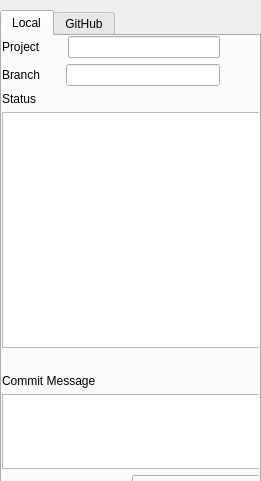
<?xml version="1.0" encoding="UTF-8"?>
<ui version="4.0">
 <class>Form</class>
 <widget class="QWidget" name="Form">
  <property name="geometry">
   <rect>
    <x>0</x>
    <y>0</y>
    <width>261</width>
    <height>481</height>
   </rect>
  </property>
  <property name="sizePolicy">
   <sizepolicy hsizetype="Preferred" vsizetype="Fixed">
    <horstretch>0</horstretch>
    <verstretch>0</verstretch>
   </sizepolicy>
  </property>
  <property name="minimumSize">
   <size>
    <width>0</width>
    <height>481</height>
   </size>
  </property>
  <property name="windowTitle">
   <string>Form</string>
  </property>
  <widget class="QTabWidget" name="GitHub">
   <property name="geometry">
    <rect>
     <x>0</x>
     <y>10</y>
     <width>261</width>
     <height>481</height>
    </rect>
   </property>
   <property name="sizePolicy">
    <sizepolicy hsizetype="Expanding" vsizetype="Fixed">
     <horstretch>0</horstretch>
     <verstretch>0</verstretch>
    </sizepolicy>
   </property>
   <property name="minimumSize">
    <size>
     <width>0</width>
     <height>481</height>
    </size>
   </property>
   <property name="tabPosition">
    <enum>QTabWidget::North</enum>
   </property>
   <property name="tabShape">
    <enum>QTabWidget::Rounded</enum>
   </property>
   <property name="currentIndex">
    <number>0</number>
   </property>
   <widget class="QWidget" name="local">
    <attribute name="title">
     <string>Local</string>
    </attribute>
    <widget class="QWidget" name="layoutWidget">
     <property name="geometry">
      <rect>
       <x>0</x>
       <y>0</y>
       <width>258</width>
       <height>851</height>
      </rect>
     </property>
     <layout class="QVBoxLayout" name="verticalLayout">
      <item>
       <layout class="QHBoxLayout" name="ProjectHLayout">
        <item>
         <widget class="QLabel" name="ProjectLabel">
          <property name="text">
           <string>Project</string>
          </property>
          <property name="buddy">
           <cstring>lineEdit</cstring>
          </property>
         </widget>
        </item>
        <item>
         <spacer name="horizontalSpacer_7">
          <property name="orientation">
           <enum>Qt::Horizontal</enum>
          </property>
          <property name="sizeType">
           <enum>QSizePolicy::Fixed</enum>
          </property>
          <property name="sizeHint" stdset="0">
           <size>
            <width>21</width>
            <height>20</height>
           </size>
          </property>
         </spacer>
        </item>
        <item>
         <widget class="QLineEdit" name="lineEdit">
          <property name="sizePolicy">
           <sizepolicy hsizetype="Expanding" vsizetype="Fixed">
            <horstretch>0</horstretch>
            <verstretch>0</verstretch>
           </sizepolicy>
          </property>
         </widget>
        </item>
        <item>
         <spacer name="horizontalSpacer_12">
          <property name="orientation">
           <enum>Qt::Horizontal</enum>
          </property>
          <property name="sizeType">
           <enum>QSizePolicy::Fixed</enum>
          </property>
          <property name="sizeHint" stdset="0">
           <size>
            <width>40</width>
            <height>20</height>
           </size>
          </property>
         </spacer>
        </item>
       </layout>
      </item>
      <item>
       <layout class="QHBoxLayout" name="BranchHLayout">
        <item>
         <widget class="QLabel" name="BranchLabel">
          <property name="text">
           <string>Branch</string>
          </property>
          <property name="buddy">
           <cstring>lineEdit_2</cstring>
          </property>
         </widget>
        </item>
        <item>
         <spacer name="horizontalSpacer_6">
          <property name="orientation">
           <enum>Qt::Horizontal</enum>
          </property>
          <property name="sizeType">
           <enum>QSizePolicy::Fixed</enum>
          </property>
          <property name="sizeHint" stdset="0">
           <size>
            <width>20</width>
            <height>20</height>
           </size>
          </property>
         </spacer>
        </item>
        <item>
         <widget class="QLineEdit" name="lineEdit_2"/>
        </item>
        <item>
         <spacer name="horizontalSpacer_11">
          <property name="orientation">
           <enum>Qt::Horizontal</enum>
          </property>
          <property name="sizeType">
           <enum>QSizePolicy::Fixed</enum>
          </property>
          <property name="sizeHint" stdset="0">
           <size>
            <width>40</width>
            <height>20</height>
           </size>
          </property>
         </spacer>
        </item>
       </layout>
      </item>
      <item>
       <widget class="QLabel" name="GitStatusLabel">
        <property name="text">
         <string>Status</string>
        </property>
       </widget>
      </item>
      <item>
       <layout class="QHBoxLayout" name="CommitHLayout"/>
      </item>
      <item>
       <widget class="QTextBrowser" name="GitStatusTextBrowser">
        <property name="focusPolicy">
         <enum>Qt::NoFocus</enum>
        </property>
       </widget>
      </item>
      <item>
       <layout class="QHBoxLayout" name="UpdateButtonHLayout"/>
      </item>
      <item>
       <spacer name="verticalSpacer_2">
        <property name="orientation">
         <enum>Qt::Vertical</enum>
        </property>
        <property name="sizeType">
         <enum>QSizePolicy::Fixed</enum>
        </property>
        <property name="sizeHint" stdset="0">
         <size>
          <width>20</width>
          <height>20</height>
         </size>
        </property>
       </spacer>
      </item>
      <item>
       <widget class="QLabel" name="CommitMessageLabel">
        <property name="sizePolicy">
         <sizepolicy hsizetype="Preferred" vsizetype="Fixed">
          <horstretch>0</horstretch>
          <verstretch>0</verstretch>
         </sizepolicy>
        </property>
        <property name="text">
         <string>Commit Message</string>
        </property>
        <property name="buddy">
         <cstring>CommitMessageEditor</cstring>
        </property>
       </widget>
      </item>
      <item>
       <widget class="QPlainTextEdit" name="CommitMessageEditor">
        <property name="maximumSize">
         <size>
          <width>275</width>
          <height>75</height>
         </size>
        </property>
       </widget>
      </item>
      <item>
       <layout class="QHBoxLayout" name="horizontalLayout">
        <item>
         <spacer name="horizontalSpacer">
          <property name="orientation">
           <enum>Qt::Horizontal</enum>
          </property>
          <property name="sizeType">
           <enum>QSizePolicy::Fixed</enum>
          </property>
          <property name="sizeHint" stdset="0">
           <size>
            <width>130</width>
            <height>20</height>
           </size>
          </property>
         </spacer>
        </item>
        <item>
         <widget class="QPushButton" name="UpdateButton">
          <property name="text">
           <string>update msg</string>
          </property>
         </widget>
        </item>
       </layout>
      </item>
      <item>
       <layout class="QHBoxLayout" name="TimeHLayout">
        <item>
         <widget class="QLabel" name="label_8">
          <property name="text">
           <string>Time</string>
          </property>
          <property name="buddy">
           <cstring>lineEdit_4</cstring>
          </property>
         </widget>
        </item>
        <item>
         <spacer name="horizontalSpacer_5">
          <property name="orientation">
           <enum>Qt::Horizontal</enum>
          </property>
          <property name="sizeType">
           <enum>QSizePolicy::Fixed</enum>
          </property>
          <property name="sizeHint" stdset="0">
           <size>
            <width>31</width>
            <height>20</height>
           </size>
          </property>
         </spacer>
        </item>
        <item>
         <widget class="QLineEdit" name="lineEdit_4"/>
        </item>
        <item>
         <spacer name="horizontalSpacer_10">
          <property name="orientation">
           <enum>Qt::Horizontal</enum>
          </property>
          <property name="sizeType">
           <enum>QSizePolicy::Fixed</enum>
          </property>
          <property name="sizeHint" stdset="0">
           <size>
            <width>40</width>
            <height>20</height>
           </size>
          </property>
         </spacer>
        </item>
       </layout>
      </item>
      <item>
       <layout class="QHBoxLayout" name="DateHLayout">
        <item>
         <widget class="QLabel" name="label_5">
          <property name="text">
           <string>Date</string>
          </property>
          <property name="buddy">
           <cstring>lineEdit_5</cstring>
          </property>
         </widget>
        </item>
        <item>
         <spacer name="horizontalSpacer_4">
          <property name="orientation">
           <enum>Qt::Horizontal</enum>
          </property>
          <property name="sizeType">
           <enum>QSizePolicy::Fixed</enum>
          </property>
          <property name="sizeHint" stdset="0">
           <size>
            <width>32</width>
            <height>20</height>
           </size>
          </property>
         </spacer>
        </item>
        <item>
         <widget class="QLineEdit" name="lineEdit_5"/>
        </item>
        <item>
         <spacer name="horizontalSpacer_9">
          <property name="orientation">
           <enum>Qt::Horizontal</enum>
          </property>
          <property name="sizeType">
           <enum>QSizePolicy::Fixed</enum>
          </property>
          <property name="sizeHint" stdset="0">
           <size>
            <width>40</width>
            <height>20</height>
           </size>
          </property>
         </spacer>
        </item>
       </layout>
      </item>
      <item>
       <layout class="QHBoxLayout" name="AuthorHLayout">
        <item>
         <widget class="QLabel" name="AuthorLabel">
          <property name="text">
           <string>Author</string>
          </property>
          <property name="buddy">
           <cstring>AuthorLineEdit_3</cstring>
          </property>
         </widget>
        </item>
        <item>
         <spacer name="horizontalSpacer_3">
          <property name="orientation">
           <enum>Qt::Horizontal</enum>
          </property>
          <property name="sizeType">
           <enum>QSizePolicy::Fixed</enum>
          </property>
          <property name="sizeHint" stdset="0">
           <size>
            <width>20</width>
            <height>20</height>
           </size>
          </property>
         </spacer>
        </item>
        <item>
         <widget class="QLineEdit" name="AuthorLineEdit_3"/>
        </item>
        <item>
         <spacer name="horizontalSpacer_8">
          <property name="orientation">
           <enum>Qt::Horizontal</enum>
          </property>
          <property name="sizeType">
           <enum>QSizePolicy::Fixed</enum>
          </property>
          <property name="sizeHint" stdset="0">
           <size>
            <width>40</width>
            <height>20</height>
           </size>
          </property>
         </spacer>
        </item>
       </layout>
      </item>
      <item>
       <widget class="QStackedWidget" name="stackedWidget">
        <property name="sizePolicy">
         <sizepolicy hsizetype="Fixed" vsizetype="Fixed">
          <horstretch>0</horstretch>
          <verstretch>0</verstretch>
         </sizepolicy>
        </property>
        <property name="minimumSize">
         <size>
          <width>254</width>
          <height>300</height>
         </size>
        </property>
        <property name="baseSize">
         <size>
          <width>0</width>
          <height>1</height>
         </size>
        </property>
        <property name="currentIndex">
         <number>1</number>
        </property>
        <widget class="QWidget" name="page"/>
        <widget class="QWidget" name="page_2">
         <widget class="QComboBox" name="comboBox">
          <property name="geometry">
           <rect>
            <x>0</x>
            <y>20</y>
            <width>251</width>
            <height>31</height>
           </rect>
          </property>
          <property name="sizePolicy">
           <sizepolicy hsizetype="Fixed" vsizetype="Fixed">
            <horstretch>0</horstretch>
            <verstretch>0</verstretch>
           </sizepolicy>
          </property>
          <property name="currentText">
           <string/>
          </property>
         </widget>
        </widget>
       </widget>
      </item>
     </layout>
    </widget>
   </widget>
   <widget class="QWidget" name="github">
    <attribute name="title">
     <string>GitHub</string>
    </attribute>
    <widget class="QScrollArea" name="scrollArea">
     <property name="geometry">
      <rect>
       <x>10</x>
       <y>190</y>
       <width>241</width>
       <height>161</height>
      </rect>
     </property>
     <property name="widgetResizable">
      <bool>true</bool>
     </property>
     <widget class="QWidget" name="scrollAreaWidgetContents">
      <property name="geometry">
       <rect>
        <x>0</x>
        <y>0</y>
        <width>239</width>
        <height>159</height>
       </rect>
      </property>
      <widget class="QTextBrowser" name="textBrowser">
       <property name="geometry">
        <rect>
         <x>0</x>
         <y>0</y>
         <width>241</width>
         <height>261</height>
        </rect>
       </property>
      </widget>
     </widget>
    </widget>
    <widget class="QGraphicsView" name="graphicsView">
     <property name="geometry">
      <rect>
       <x>10</x>
       <y>10</y>
       <width>111</width>
       <height>111</height>
      </rect>
     </property>
    </widget>
    <widget class="QComboBox" name="comboBox_2">
     <property name="geometry">
      <rect>
       <x>20</x>
       <y>150</y>
       <width>221</width>
       <height>31</height>
      </rect>
     </property>
     <property name="currentText">
      <string/>
     </property>
    </widget>
    <widget class="QLabel" name="label">
     <property name="geometry">
      <rect>
       <x>130</x>
       <y>10</y>
       <width>121</width>
       <height>111</height>
      </rect>
     </property>
     <property name="text">
      <string>TextLabel</string>
     </property>
     <property name="alignment">
      <set>Qt::AlignLeading|Qt::AlignLeft|Qt::AlignTop</set>
     </property>
    </widget>
    <widget class="QPushButton" name="pushButton">
     <property name="geometry">
      <rect>
       <x>30</x>
       <y>390</y>
       <width>81</width>
       <height>21</height>
      </rect>
     </property>
     <property name="text">
      <string>Sign Out</string>
     </property>
    </widget>
    <widget class="QPushButton" name="pushButton_2">
     <property name="geometry">
      <rect>
       <x>139</x>
       <y>390</y>
       <width>91</width>
       <height>23</height>
      </rect>
     </property>
     <property name="text">
      <string>Change User</string>
     </property>
    </widget>
   </widget>
  </widget>
 </widget>
 <resources/>
 <connections/>
</ui>
